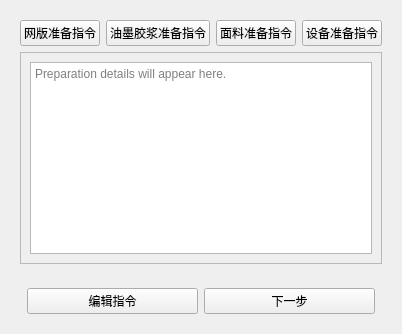
<?xml version="1.0" encoding="UTF-8"?>
<ui version="4.0">
 <class>ProcessPlanningWidget</class>
 <widget class="QWidget" name="ProcessPlanningWidget">
  <layout class="QVBoxLayout" name="processMainLayout">
   <!-- Top area: preparation instructions (left) and device instructions (right) -->
   <item stretch="10">
    <layout class="QHBoxLayout" name="topRowLayout">
     <!-- Preparation instructions panel (left, 1:1) -->
     <item stretch="1">
      <widget class="QWidget" name="preparationPanel">
       <property name="sizePolicy">
        <sizepolicy hsizetype="Expanding" vsizetype="Expanding">
         <horstretch>1</horstretch><verstretch>1</verstretch>
        </sizepolicy>
       </property>
       <layout class="QVBoxLayout" name="preparationVerticalLayout">
        <!-- Top: buttons row (stretch 1) -->
        <item stretch="1">
         <layout class="QHBoxLayout" name="prepButtonsLayout">
          <item>
           <widget class="QPushButton" name="btnMeshPreparation">
            <property name="text"><string>网版准备指令</string></property>
           </widget>
          </item>
          <item>
           <widget class="QPushButton" name="btnInkPreparation">
            <property name="text"><string>油墨胶浆准备指令</string></property>
           </widget>
          </item>
          <item>
           <widget class="QPushButton" name="btnFabricPreparation">
            <property name="text"><string>面料准备指令</string></property>
           </widget>
          </item>
          <item>
           <widget class="QPushButton" name="btnEquipmentPreparation">
            <property name="text"><string>设备准备指令</string></property>
           </widget>
          </item>
         </layout>
        </item>
        <!-- Bottom: information area (stretch 5) -->
        <item stretch="5">
         <widget class="QScrollArea" name="prepInfoScroll">
          <property name="widgetResizable"><bool>true</bool></property>
          <widget class="QWidget" name="prepInfoContainer">
           <layout class="QVBoxLayout" name="prepInfoLayout">
            <item>
             <widget class="QTextEdit" name="prepInfoText">
              <property name="readOnly"><bool>true</bool></property>
              <property name="placeholderText"><string>Preparation details will appear here.</string></property>
             </widget>
            </item>
           </layout>
          </widget>
         </widget>
        </item>
       </layout>
      </widget>
     </item>  <!-- 左侧 preparationPanel 结束 -->

    </layout> <!-- 这里补：关闭 topRowLayout -->
   </item>    <!-- 这里补：关闭上方整行 item (stretch="10") -->

   <!-- Bottom control bar (stretch 1) -->
   <item stretch="1">
    <widget class="QWidget" name="controlBar_process">
     <property name="sizePolicy">
      <sizepolicy hsizetype="Expanding" vsizetype="Fixed">
       <horstretch>0</horstretch><verstretch>0</verstretch>
      </sizepolicy>
     </property>
     <property name="maximumSize">
      <size>
       <width>16777215</width>
       <height>80</height>
      </size>
     </property>
     <layout class="QHBoxLayout" name="controlLayout_process">
      <item>
       <spacer name="controlLeftSpacer">
        <property name="orientation"><enum>Qt::Horizontal</enum></property>
        <property name="sizeType"><enum>QSizePolicy::Expanding</enum></property>
       </spacer>
      </item>
      <item>
       <widget class="QPushButton" name="btnEditPlan">
        <property name="text"><string>编辑指令</string></property>
       </widget>
      </item>
      <item>
       <widget class="QPushButton" name="btnStartScheduling">
        <property name="text"><string>下一步</string></property>
       </widget>
      </item>
      <item>
       <spacer name="controlRightSpacer">
        <property name="orientation"><enum>Qt::Horizontal</enum></property>
        <property name="sizeType"><enum>QSizePolicy::Expanding</enum></property>
       </spacer>
      </item>
     </layout>
    </widget>
   </item>
  </layout>
 </widget>
 <resources/>
 <connections/>
</ui>
